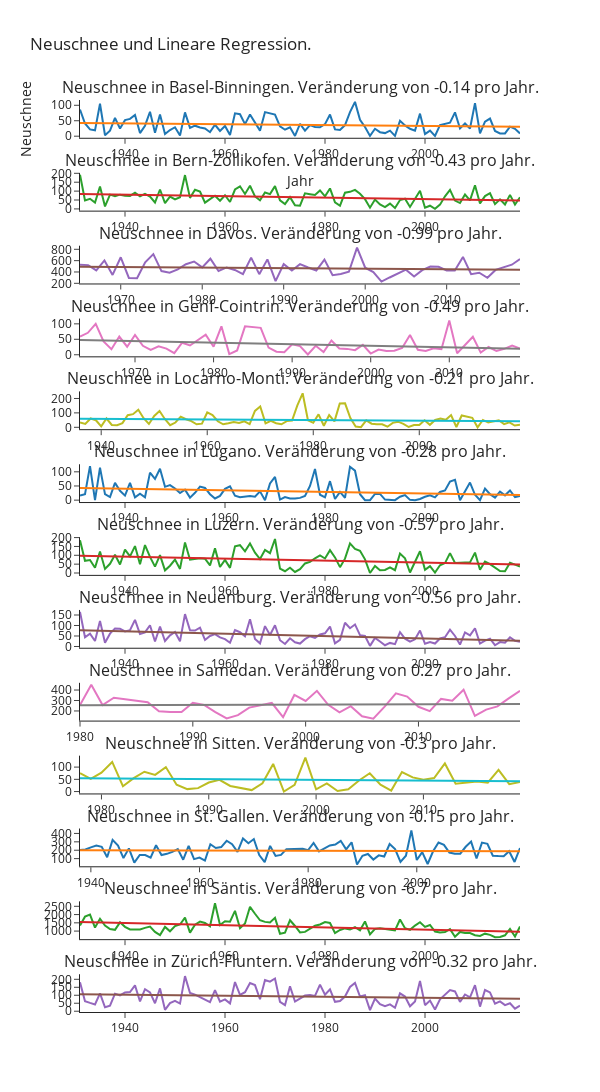

Notebook code for this chart:
### Markdown cell above
### Neuschnee pro Region mit Lineare Regression

### Code cell
df = pd.read_csv('Neuschnee.csv')
fig = plot_linreg_subplots(df)
fig.show()
